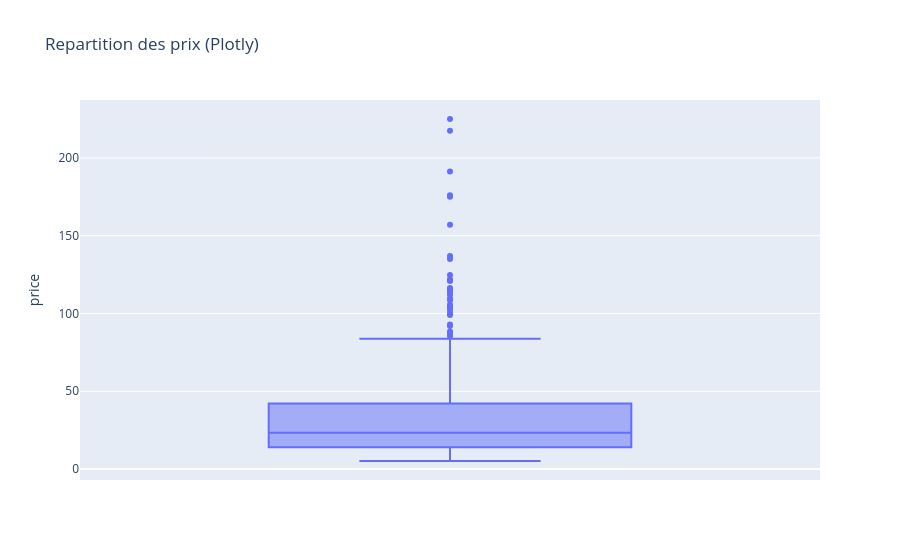

The code cell stored with this chart in its notebook:
### Code cell
#Autre methode avec plotly express #Creation d'une boite a moustache de la repartition des prix avec Pandas
price_series = df_final["price"] if "df_final" in globals() else df_erp["price"]
fig = px.box(price_series, y=price_series, title="Repartition des prix (Plotly)")
fig.show()

### Figure 1 — Plotly figure (JSON) as saved in the notebook; plotly's stock layout.template omitted (floating-point values rounded to 4 significant figures; data arrays with more than 128 entries replaced by an {"elided": "..."} marker saying what was removed)
{"data": [{"alignmentgroup": "True", "hovertemplate": "price=%{y}<extra></extra>", "legendgroup": "", "marker": {"color": "#636efa"}, "name": "", "notched": false, "offsetgroup": "", "orientation": "v", "showlegend": false, "type": "box", "x0": " ", "xaxis": "x", "y": {"elided": "713 float values"}, "y0": " ", "yaxis": "y"}], "layout": {"boxmode": "group", "legend": {"tracegroupgap": 0}, "title": {"text": "Repartition des prix (Plotly)"}, "xaxis": {"anchor": "y", "domain": [0, 1]}, "yaxis": {"anchor": "x", "domain": [0, 1], "title": {"text": "price"}}}}
